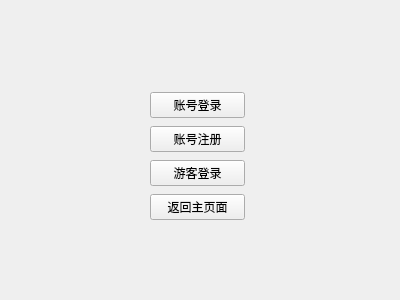
<?xml version="1.0" encoding="UTF-8"?>
<ui version="4.0">
 <class>LoginPage</class>
 <widget class="QWidget" name="LoginPage">
  <property name="geometry">
   <rect>
    <x>0</x>
    <y>0</y>
    <width>400</width>
    <height>300</height>
   </rect>
  </property>
  <property name="windowTitle">
   <string>Form</string>
  </property>
  <widget class="QWidget" name="layoutWidget">
   <property name="geometry">
    <rect>
     <x>150</x>
     <y>90</y>
     <width>95</width>
     <height>135</height>
    </rect>
   </property>
   <layout class="QVBoxLayout" name="verticalLayout">
    <item>
     <widget class="QPushButton" name="pushButton">
      <property name="text">
       <string>账号登录</string>
      </property>
     </widget>
    </item>
    <item>
     <widget class="QPushButton" name="pushButton_2">
      <property name="text">
       <string>账号注册</string>
      </property>
     </widget>
    </item>
    <item>
     <widget class="QPushButton" name="pushButton_3">
      <property name="text">
       <string>游客登录</string>
      </property>
     </widget>
    </item>
    <item>
     <widget class="QPushButton" name="pushButton_4">
      <property name="text">
       <string>返回主页面</string>
      </property>
     </widget>
    </item>
   </layout>
  </widget>
 </widget>
 <resources/>
 <connections/>
</ui>
